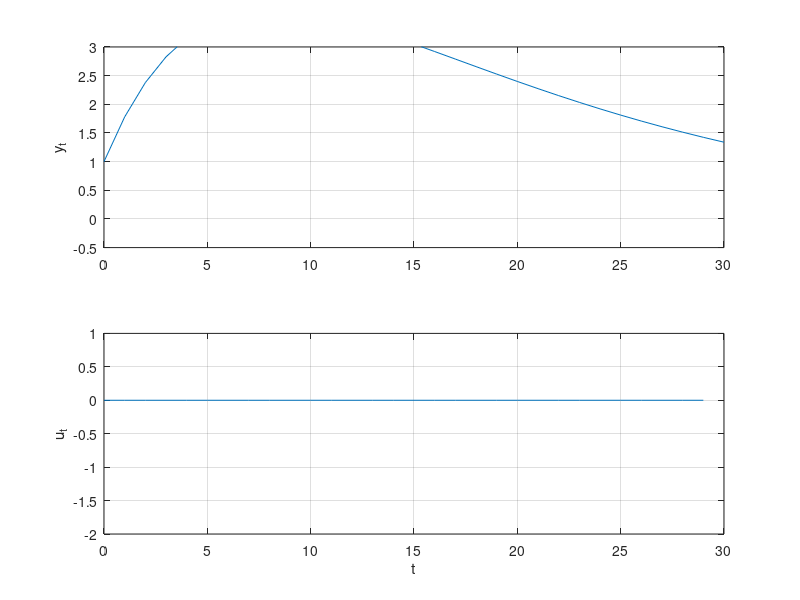

Source code (MATLAB):
% Problem 3 d)

% System
A = [0 0 0; 0 0 1; 0.1 -0.79 1.78];
B = [1 0 0.1]';
C = [0 0 1];

x0 = [0 0 1]'; 
N = 30; 
nx = size(A,2); % dimension of x
nu = size(B,2); % dimension of u

% Cost function
I_N = sparse(eye(N));
Qt = 2*diag([0, 0, 1]);
Q = sparse(kron(I_N, Qt));
Rt = 2*1.2;
R = sparse(kron(I_N, Rt));
G = blkdiag(Q, R);

% Equality constraint
Aeq_c1 = sparse(eye(N*nx));
Aeq_c2 = sparse(kron(diag(ones(N-1,1),-1), -A));
Aeq_c3 = sparse(kron(I_N, -B));
Aeq = [Aeq_c1 + Aeq_c2, Aeq_c3];

% Inequality constraints
x_lb = -Inf(N*nx,1);
x_ub =  Inf(N*nx,1);
u_lb = -ones(N*nu,1);
u_ub =  ones(N*nu,1);
lb = [x_lb; u_lb];
ub = [x_ub; u_ub];

u = NaN(nu,N);
x = NaN(nx,N+1);
x(:,1) = x0;

beq = [zeros(nx,1); zeros((N-1)*nx,1)];
% Solving the optimization problem at each time step
for t = 1:N
    beq(1:nx) = A*x(:,t);
    [z,fval,exitflag,output,lambda] = quadprog(G,[],[],[],Aeq,beq,lb,ub,[]);
    % Extracting variables
    u_ol = z(N*nx+1:N*nx+N*nu);	% Optimal open-loop control
    u(t) = u_ol(1);
    x(:,t+1) = A*x(:,t) + B*u(t); % simulation of next step
    
end
y = C*x;

% Plot
t_vec = 1:N; 

figure('Name','3 d)');
subplot(2,1,1);plot([0,t_vec],y);
grid('on');box('on');ylim([-0.5, 3]);ylabel('y_t');
subplot(2,1,2);plot(t_vec-1,u);
box('on');grid('on');ylim([-2, 1]);xlabel('t');ylabel('u_t');